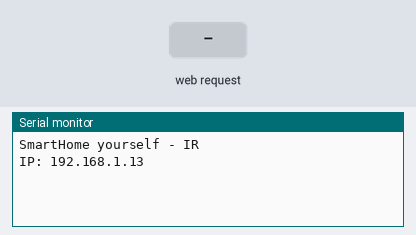
This sketch was run on a simulated Arduino Uno, built with avr-gcc and run on an emulated ATmega328P. Shown: the last lines printed to the serial monitor. The inputs (shaded band) are chosen by the test bench.

Above: at 1.2 s.
1.3 s: HTTP request GET /rawCmd received
At 1.9 s:
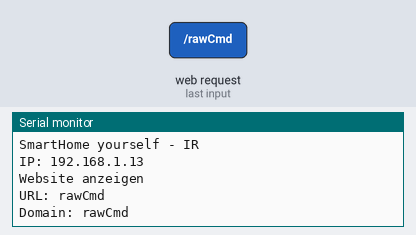
2.8 s: HTTP request GET /schalte received
At 4.0 s:
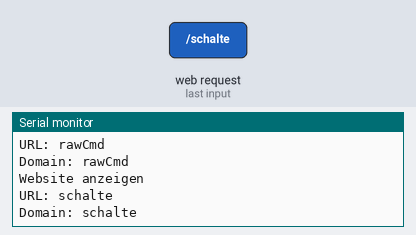
4.3 s: HTTP request GET /dimm received
At 4.8 s:
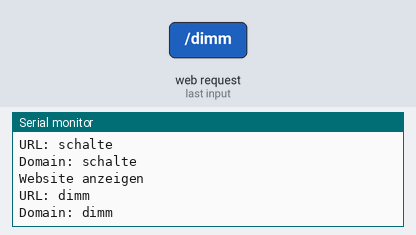

The sketch:

SHYS-Lan-Ir-Sender.ino
```cpp
// (licence header left out)
#include <SPI.h>
#include <Ethernet.h>
#include <IRremote.h>
#include <SoftwareSerial.h>

// ---------------------------------------------------------------
// --                      START CONFIG                         --
// ---------------------------------------------------------------
boolean serialOut = true;

// ---------------------------------------------------------------
// --                       END CONFIG                          --
// ---------------------------------------------------------------

IRsend irsend;                 // Pin #D3 Sendediode ohne Widerstand

// Netzwerkdienste
EthernetServer HttpServer(80);
EthernetClient interfaceClient;


// Webseiten/Parameter
char*      rawCmdAnschluss          = (char*)malloc(sizeof(char)*10);
char*      rawCmdDimmLevel          = (char*)malloc(sizeof(char)*10);
const int  MAX_BUFFER_LEN           = 80; // max characters in page name/parameter
char       buffer[MAX_BUFFER_LEN+1]; // additional character for terminating null

#if defined(__SAM3X8E__)
    #undef __FlashStringHelper::F(string_literal)
    #define F(string_literal) string_literal
#endif

const __FlashStringHelper * htmlHeader;
const __FlashStringHelper * htmlHead;
const __FlashStringHelper * htmlFooter;

// ------------------ Reset stuff --------------------------
void(* resetFunc) (void) = 0;
unsigned long resetMillis;
boolean resetSytem = false;
// --------------- END - Reset stuff -----------------------


/**
 * SETUP
 *
 * Grundeinrichtung der HomeControl
 * - Serielle Ausgabe aktivieren
 * - TFT initialisieren
 * - Netzwerk initialisieren
 * - Webserver starten
 * - IN-/OUT- Pins definieren
 * - Waage initialisieren (Tara)
 */
void setup() {
  unsigned char mac[]  = {0xDE, 0xAD, 0xBE, 0xEF, 0xFE, 0xED  };
  unsigned char ip[]   = { 192, 168, 1, 13 };
  unsigned char dns[]  = { 192, 168, 1, 1  };
  unsigned char gate[] = { 192, 168, 1, 1  };
  unsigned char mask[] = { 255, 255, 255, 0  };

  // Serial initialisieren
  Serial.begin(9600);
  while (!Serial) {
    ; // wait for serial port to connect. Needed for Leonardo only
  }
  Serial.println(F("SmartHome yourself - IR"));
  Serial.println();

  // Netzwerk initialisieren
  Ethernet.begin(mac, ip, dns, gate, mask);
  HttpServer.begin();

  Serial.print( F("IP: ") );
  Serial.println(Ethernet.localIP());

  initStrings();
}


/**
 * Standard Loop Methode
 */
void loop() {
   EthernetClient client = HttpServer.available();

  if (client) {
    while (client.connected()) {
      if(client.available()){
        if(serialOut){
          Serial.println(F("Website anzeigen"));
        }
        showWebsite(client);

        delay(100);
        client.stop();
      }
    }
  }

  delay(100);

  // Gecachte URL-Parameter leeren
  memset(rawCmdAnschluss,0, sizeof(rawCmdAnschluss));
  memset(rawCmdDimmLevel,0, sizeof(rawCmdDimmLevel));
}


void switchIrOutlet(char* irCode){
    Serial.print("Sende IR-Code: ");
    Serial.println(irCode);

    unsigned long irSignal = strtoul(irCode, NULL, 16);

    for (int i = 0; i < 3; i++) {
        irsend.sendNEC(irSignal, 32);
        delay(40);
    }

}


// ---------------------------------------
//     Webserver Hilfsmethoden
// ---------------------------------------

/**
 *  URL auswerten und entsprechende Seite aufrufen
 */
void showWebsite(EthernetClient client){
  char * HttpFrame =  readFromClient(client);

 // delay(200);
  boolean pageFound = false;

  char *ptr = strstr(HttpFrame, "favicon.ico");
  if(ptr){
    pageFound = true;
  }
  ptr = strstr(HttpFrame, "index.html");
  if (!pageFound && ptr) {
    runIndexWebpage(client);
    pageFound = true;
  }
  ptr = strstr(HttpFrame, "rawCmd");
  if(!pageFound && ptr){
    runRawCmdWebpage(client, HttpFrame);
    pageFound = true;
  }

  delay(200);

  ptr=NULL;
  HttpFrame=NULL;

 if(!pageFound){
    runIndexWebpage(client);
  }
  delay(20);
}


// ---------------------------------------
//     Webseiten
// ---------------------------------------

/**
 * Startseite anzeigen
 */
void  runIndexWebpage(EthernetClient client){
  showHead(client);

  client.print(F("<h4>Navigation</h4><br/>"
    "<a href='/rawCmd'>Manuelle Schaltung</a><br>"));

  showFooter(client);
}


/**
 * rawCmd anzeigen
 */
void  runRawCmdWebpage(EthernetClient client, char* HttpFrame){
  if (strlen(rawCmdAnschluss)!=0 ) {
    postRawCmd(client, rawCmdAnschluss);
    return;
  }

  showHead(client);

  client.println(F(  "<h4>Manuelle Schaltung</h4><br/>"
                     "<form action='/rawCmd'>"));

  client.println(F( "<b>Anschluss: </b>"
                    "<input type='text' name='schalte' size='10'>"));
  client.println(F( "<input type='submit' value='Abschicken'/>"
                    "</form>"));

  showFooter(client);
}


void postRawCmd(EthernetClient client, char* irCode){
  showHead(client);

  client.println(F( "<h4> IR-Signal senden</h4><br/>" ));
  client.print(F( "Signal: " ));
  client.println(irCode);
  switchIrOutlet(irCode);

  showFooter(client);
}


// ---------------------------------------
//     HTML-Hilfsmethoden
// ---------------------------------------

void showHead(EthernetClient client){
  client.println(htmlHeader);
  client.print("IP: ");
  client.println(Ethernet.localIP());
  client.println(htmlHead);
}


void showFooter(EthernetClient client){
  client.println(F("<div  style=\"position: absolute;left: 30px; bottom: 40px; text-align:left;horizontal-align:left;\" width=200>"));

  client.println(F("</div>"));
  client.print(htmlFooter);
}


void initStrings(){
  htmlHeader = F("HTTP/1.1 200 OK\r\nContent-Type: text/html\r\n");

  htmlHead = F("<html><head>"
    "<title>HomeControl</title>"
    "<style type=\"text/css\">"
    "body{font-family:sans-serif}"
    "*{font-size:14pt}"
    "a{color:#abfb9c;}"
    "</style>"
    "</head><body text=\"white\" bgcolor=\"#494949\">"
    "<center>"
    "<hr><h2>SmartHome yourself - IR</h2><hr>") ;

    htmlFooter = F( "</center>"
    "<a  style=\"position: absolute;left: 30px; bottom: 20px; \"  href=\"/\">Zurueck zum Hauptmenue;</a>"
    "</body></html>");

}


// ---------------------------------------
//     Ethernet - Hilfsmethoden
// ---------------------------------------
/**
 * Zum auswerten der URL des Ã¼bergebenen Clients
 * (implementiert um angeforderte URL am lokalen Webserver zu parsen)
 */
char* readFromClient(EthernetClient client){
  char paramName[20];
  char paramValue[20];
  char pageName[20];

  if (client) {

    while (client.connected()) {

      if (client.available()) {
        memset(buffer,0, sizeof(buffer)); // clear the buffer

        client.find("/");

        if(byte bytesReceived = client.readBytesUntil(' ', buffer, sizeof(buffer))){
          buffer[bytesReceived] = '\0';

          if(serialOut){
            Serial.print(F("URL: "));
            Serial.println(buffer);
          }

          if(strcmp(buffer, "favicon.ico\0")){
            char* paramsTmp = strtok(buffer, " ?=&/\r\n");
            int cnt = 0;

            while (paramsTmp) {

              switch (cnt) {
                case 0:
                  strcpy(pageName, paramsTmp);
                  if(serialOut){
                    Serial.print(F("Domain: "));
                    Serial.println(buffer);
                  }
                  break;
                case 1:
                  strcpy(paramName, paramsTmp);

                  if(serialOut){
                    Serial.print(F("Parameter: "));
                    Serial.print(paramName);
                  }
                  break;
                case 2:
                  strcpy(paramValue, paramsTmp);
                  if(serialOut){
                    Serial.print(F(" = "));
                    Serial.println(paramValue);
                  }
                  pruefeURLParameter(paramName, paramValue);
                  break;
              }

              paramsTmp = strtok(NULL, " ?=&/\r\n");
              cnt=cnt==0?1:cnt==1?2:1;
            }
          }
        }
      }// end if Client available
      break;
    }// end while Client connected
  }

  return buffer;
}


void pruefeURLParameter(char* tmpName, char* value){
  if(strcmp(tmpName, "schalte")==0 && strcmp(value, "")!=0){
    strcpy(rawCmdAnschluss, value);

    if(serialOut){
      Serial.print(F("Check IR-Code: "));
      Serial.println(rawCmdAnschluss);
    }
  }
  if(strcmp(tmpName, "dimm")==0 && strcmp(value, "")!=0){
    strcpy(rawCmdDimmLevel, value);

    if(serialOut){
      Serial.print(F("Dimm-Level: "));
      Serial.println(rawCmdAnschluss);
    }
  }
}


// ---------------------------------------
//     Allgemeine Hilfsmethoden
// ---------------------------------------
char* int2bin(unsigned int x){
  static char buffer[6];
  for (int i=0; i<5; i++) buffer[4-i] = '0' + ((x & (1 << i)) > 0);
  buffer[68] ='\0';
  return buffer;
}
```

Measured:
- after the input at 1.3 s, the serial monitor: prints a new line at once (image 1)
- after the input at 2.8 s, the serial monitor: prints a new line after 0.05 s (image 2)
- after the input at 4.3 s, the serial monitor: prints a new line after 0.07 s (image 3)
